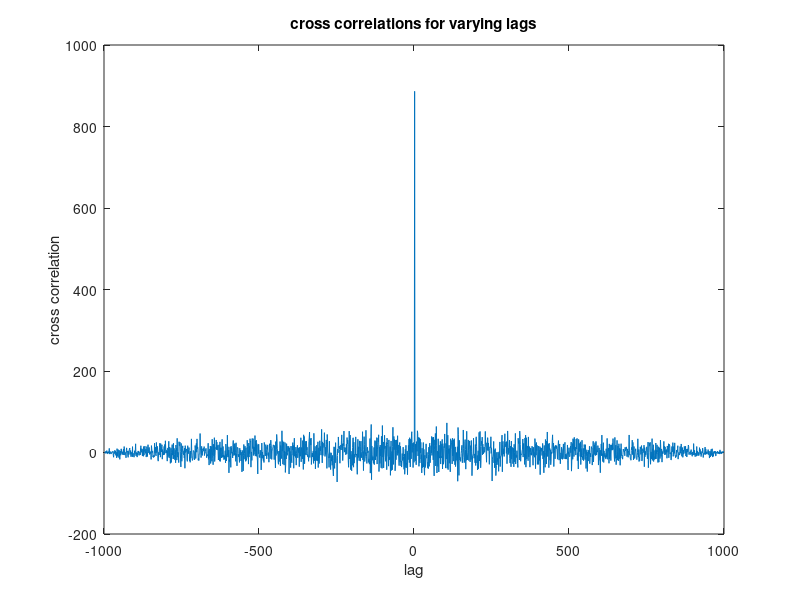
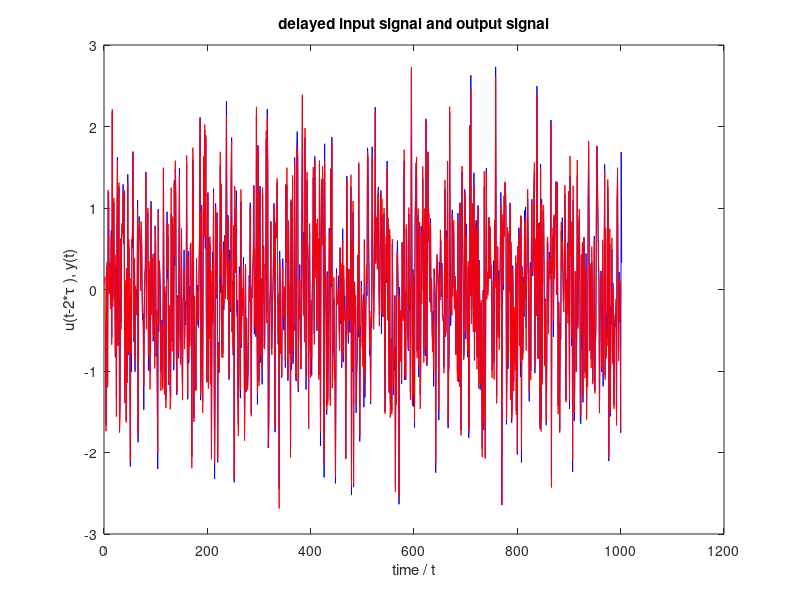

Here is the MATLAB script that generated these plots, in order:
clear all;
load('delay.mat');          % load data
[c, lags] = xcorr(y, u);    % calculate cross correlations for varying lags
[m, idx] = max(c);          % find when the maximun correlation occured
tau = lags(idx) / 2;        % the corresponding lag is 2 * tau
fprintf(1, 'tau is %g\n', tau);

figure(1);                  % plot cross correlations for varying lags
plot(lags, c);
xlabel('lag'); ylabel('cross correlation');
title('cross correlations for varying lags');

figure(2);                  % delay input signal to see if they are matched
t = linspace(1, 1000, 1000);
plot(t + 2 * tau, u, 'b', t, y, 'r');
xlabel('time / t'); ylabel('u(t-2*\tau ), y(t)');
title('delayed input signal and output signal');
